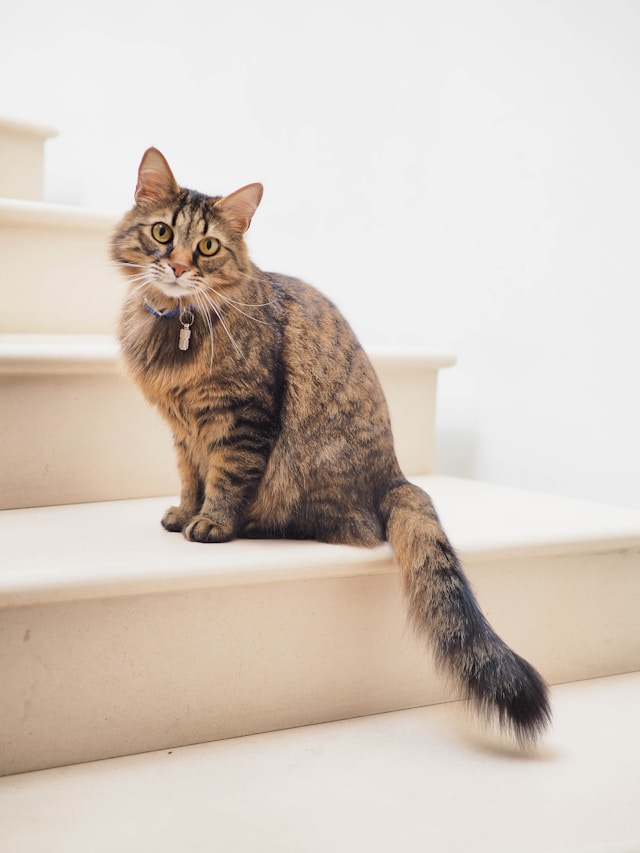
#> input picture test.jpg, 640 x 853 px
$ python -i energy.py   (imports and definitions only)   (older library calls are emulated)
#> lines starting #> are read from the running program, lines starting #| are printed output that depends on the picture
#> further down, picture is the input picture: shape (853, 640, 3); mean B, G, R 191.2, 200.8, 212.2
#energy.py displays the Sobel-based energy map:
# High energy → edges / important content
# Low energy → background / removable areas

import cv2
import numpy as np


def compute_energy(img: np.ndarray) -> np.ndarray:
    """
    Compute energy map using Sobel gradient magnitude on grayscale image.
    Returns a 2D float64 array of shape (H, W).
    """
    gray = cv2.cvtColor(img, cv2.COLOR_BGR2GRAY)
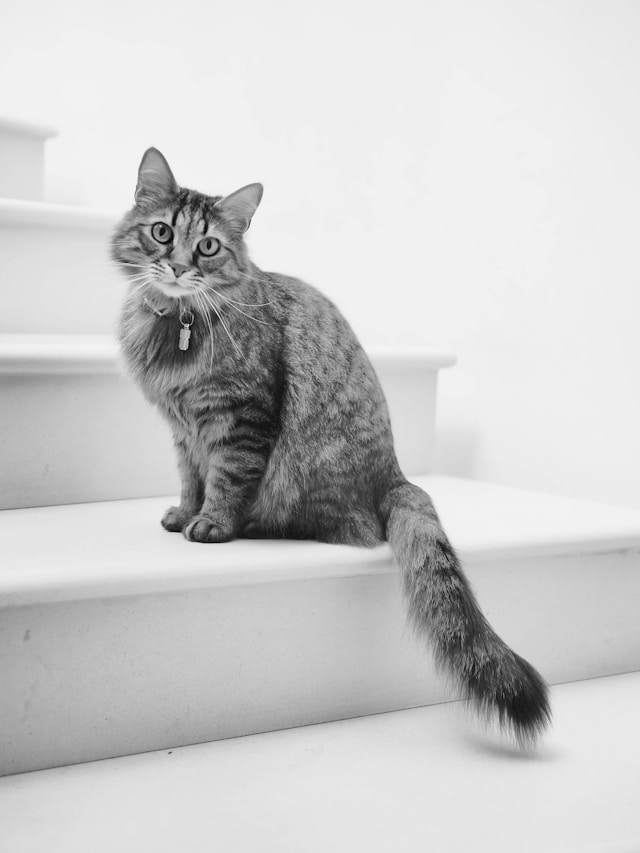
#> gray: shape (853, 640); min 2, max 250, mean 203.1

    sobel_x = cv2.Sobel(gray, cv2.CV_64F, 1, 0, ksize=3)
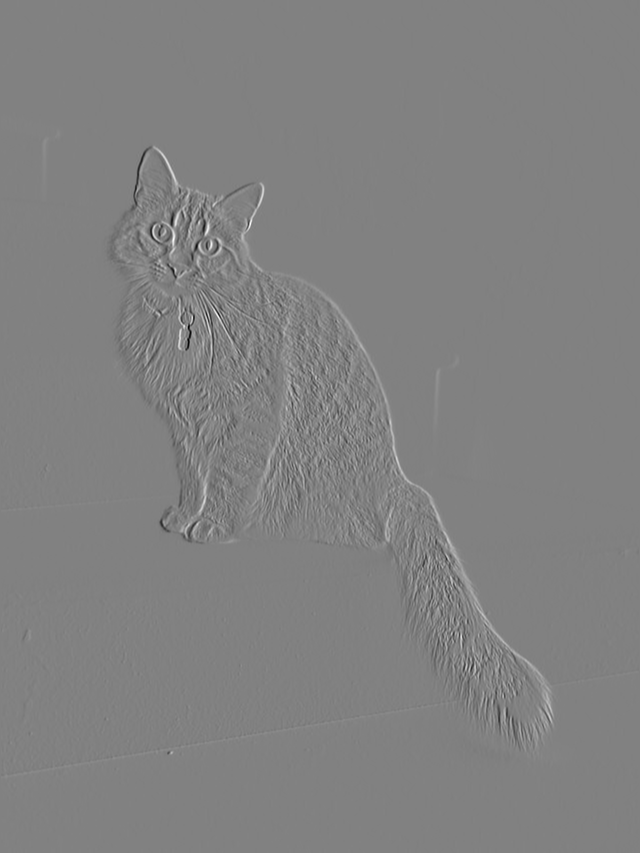
#> sobel_x: shape (853, 640) float64; min -698, max 679, mean 0.4; drawn with min black and max white
    sobel_y = cv2.Sobel(gray, cv2.CV_64F, 0, 1, ksize=3)
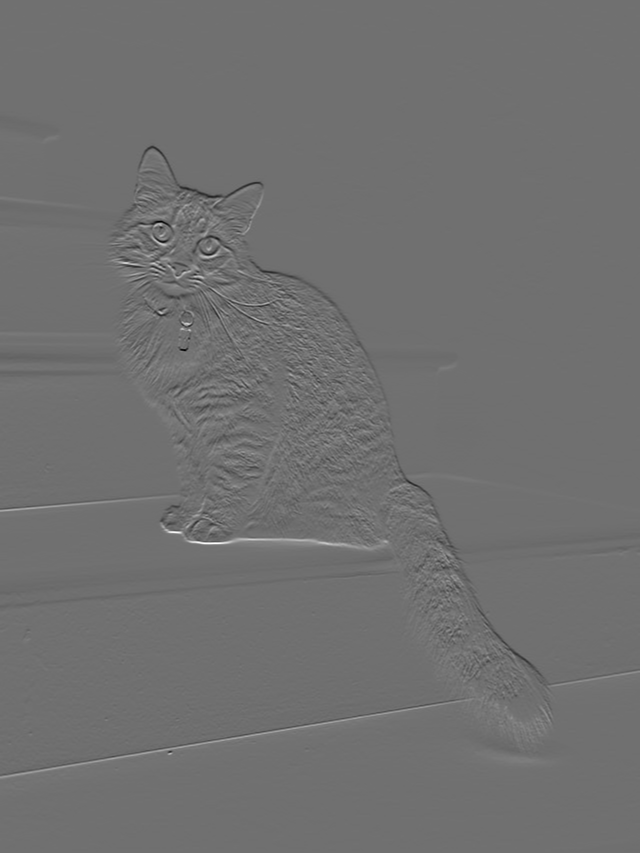
#> sobel_y: shape (853, 640) float64; min -661, max 838, mean -0.1; drawn with min black and max white

    energy = np.abs(sobel_x) + np.abs(sobel_y)
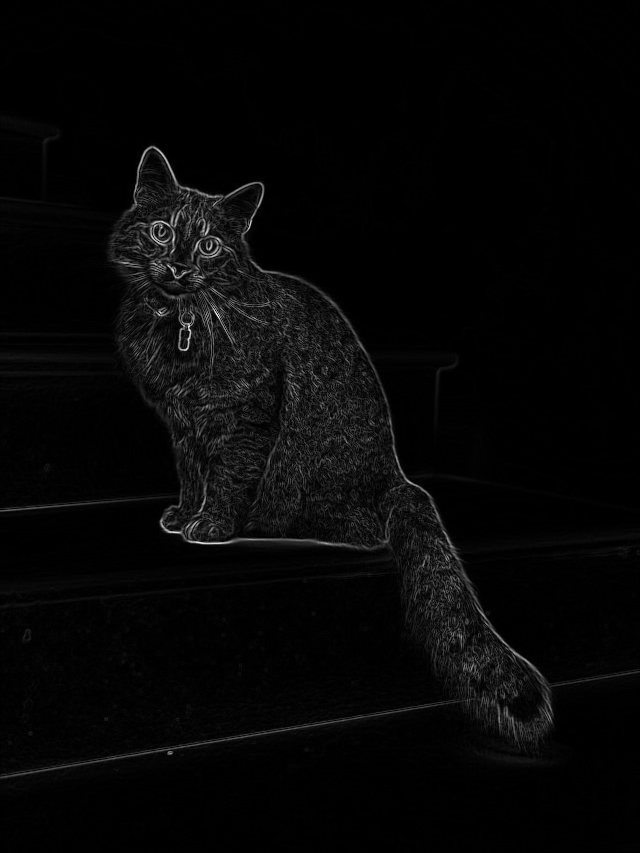
#> energy: shape (853, 640) float64; min 0, max 984, mean 25.5; drawn with min black and max white
    return energy

>>> import cv2
>>> picture = cv2.imread('test.jpg')
>>> result = compute_energy(picture)
